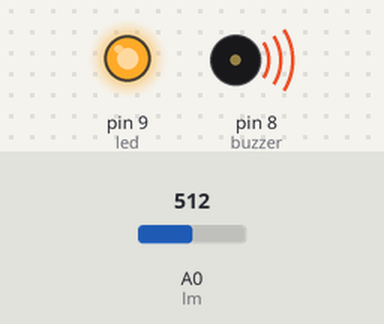
A sketch run on a simulated Arduino Uno, built with avr-gcc and run on an emulated ATmega328P. On the bench: output pins drawn as LEDs (lit = HIGH), buzzer (waves = sounding, pin HIGH). The inputs (shaded band) are chosen by the test bench; at power-on: A0 (lm) = 512.

Above: at 0.9 s.
1.3 s: A0 (lm) set to 67
4.3 s: A0 (lm) set to 58
At 5.2 s:
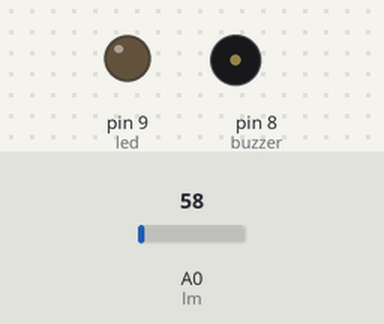
5.8 s: A0 (lm) set to 122
At 6.3 s:
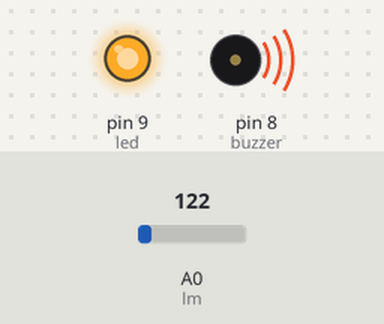
8.8 s: A0 (lm) set to 20
At 9.7 s:
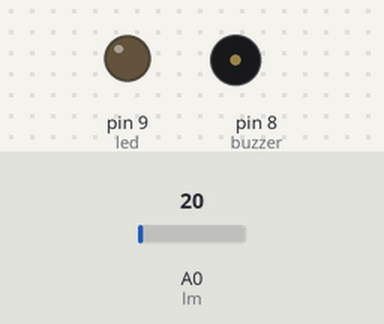
Timing chart, 0 to 11.3 s (numbered marks = the images above; inputs shaded):
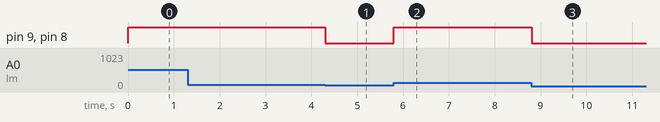

The sketch:

09_lm35_ile_sicaklik_olcumu.ino
```cpp
#define led 9
#define buzzer 8

#define lm A0

int zaman=100;
int okunan_deger=0;
float sicaklik_gerilim=0;
float sicaklik=0;

void setup()
{
  pinMode(led, OUTPUT);
  pinMode(buzzer,OUTPUT);
}

void loop()
{
  okunan_deger=analogRead(lm);
  sicaklik_gerilim=(5000.0/1023.0) * okunan_deger;
  sicaklik=sicaklik_gerilim/10.0;

  if (sicaklik>=30){
    digitalWrite(led,HIGH);
    digitalWrite(buzzer,HIGH);
    delay(zaman);
    digitalWrite(led,LOW);
    digitalWrite(buzzer,LOW);
  }
  else{
  digitalWrite(led,LOW);
  digitalWrite(buzzer,LOW);
  }
}
```

Measured:
- the behaviour switches between 62 and 61 on A0 (lm) (found by bisection; images 0 and 1)
- after the input at 4.3 s, pin 9 (led), pin 8 (buzzer): HIGH → LOW at once
- after the input at 5.8 s, pin 9 (led), pin 8 (buzzer): LOW → HIGH at once
- after the input at 8.8 s, pin 9 (led), pin 8 (buzzer): HIGH → LOW at once
